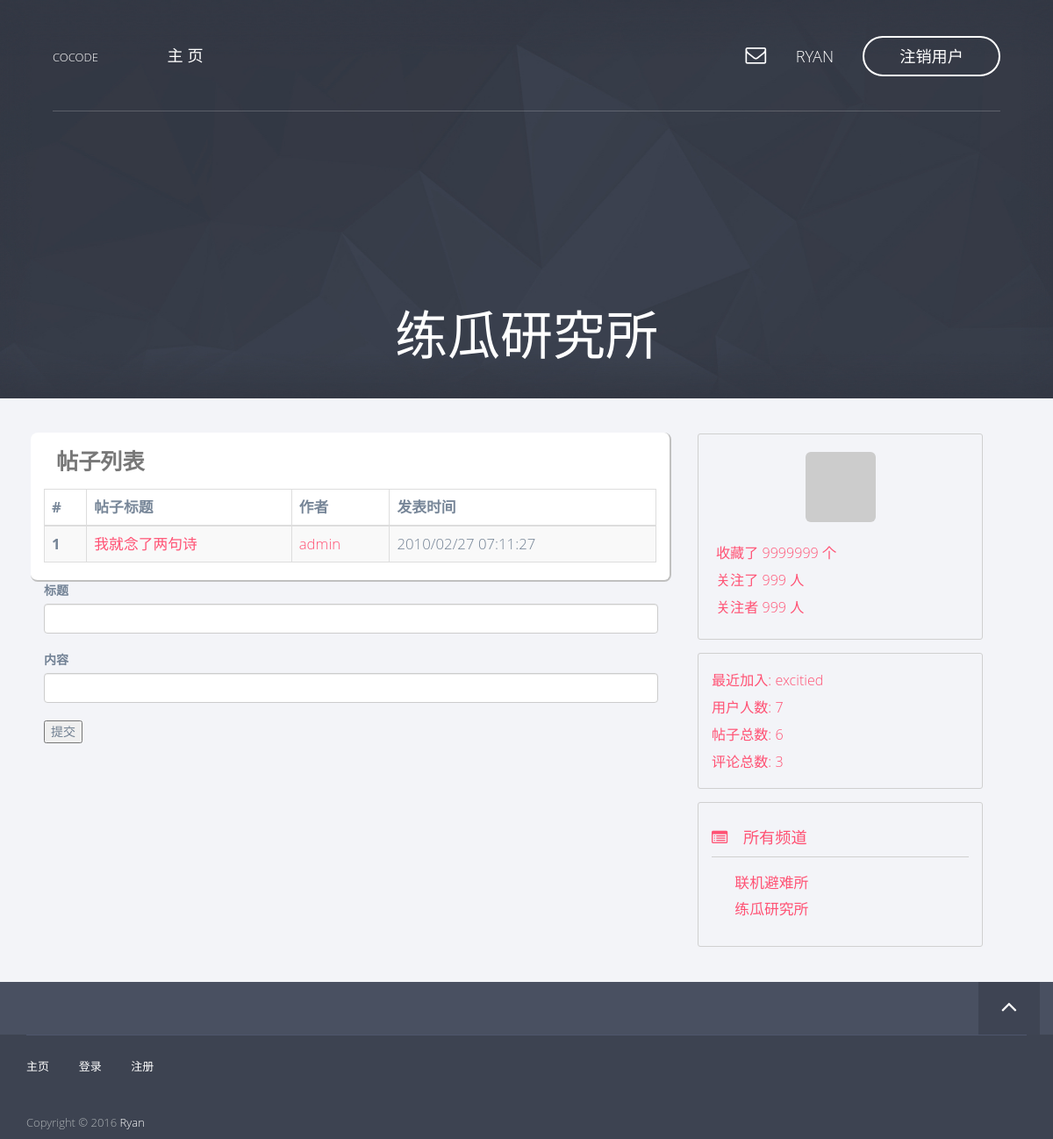
The app's page /channel/2 (signed in), older data.
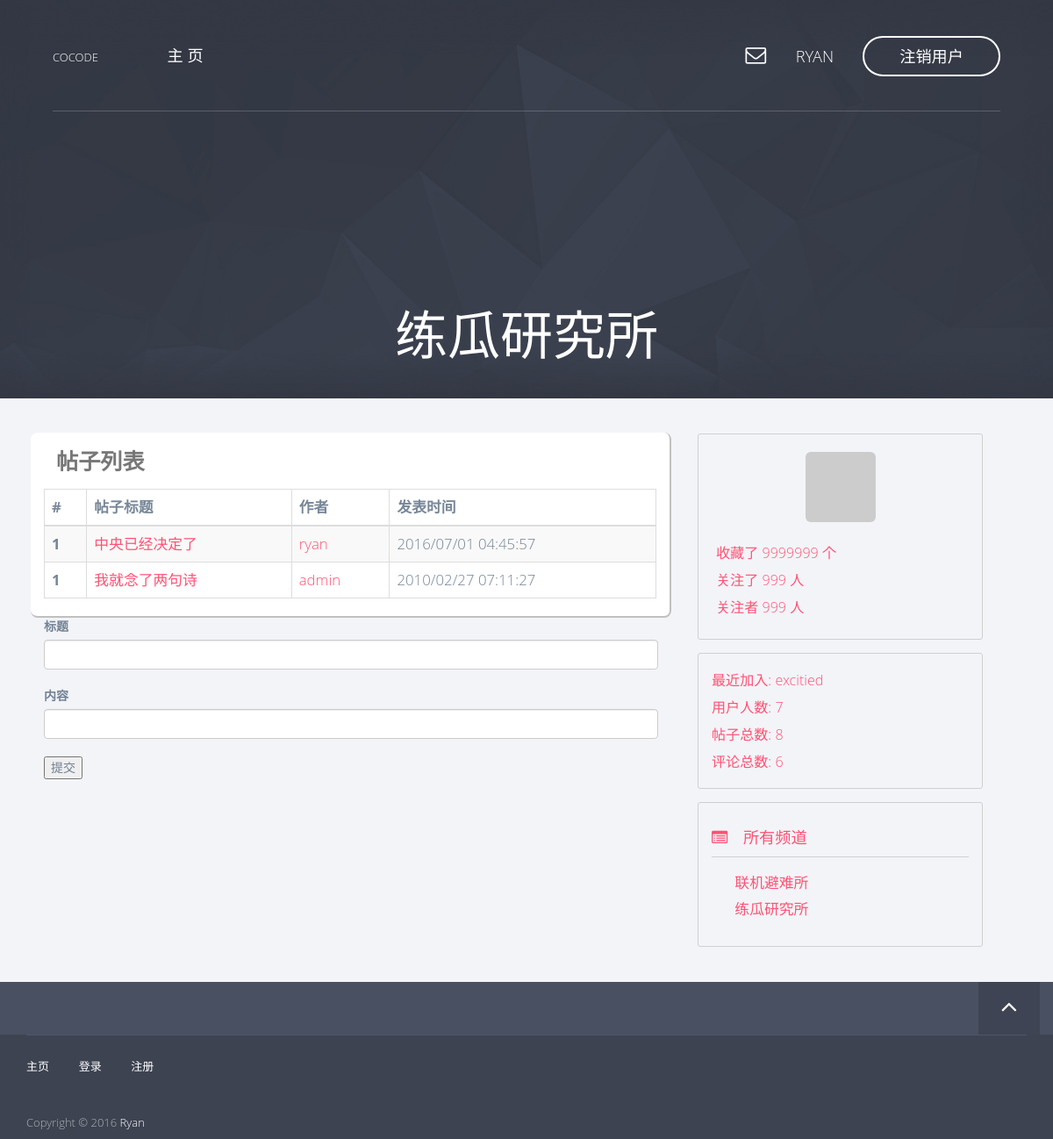
The same page, newer data.
### app/models/post.py (models this page shows, shortened)
class Post(db.Model, Model):
    __tablename__ = 'posts'
    id = db.Column(db.Integer, primary_key=True)
    title = db.Column(db.String())
    content = db.Column(db.String())
    created_time = db.Column(db.Integer, default=0)
    channel_id = db.Column(db.Integer, db.ForeignKey('channels.id'))
    user_id = db.Column(db.Integer, db.ForeignKey('users.id'))
    comments = db.relationship('Comment', backref='post')

### app/models/user.py (models this page shows, shortened)
class User(db.Model, Model):
    __tablename__ = 'users'
    id = db.Column(db.Integer, primary_key=True)
    username = db.Column(db.String(), unique=True)
    password_hash = db.Column(db.String())
    email = db.Column(db.String(), unique=True)
    avatar_hash = db.Column(db.String())
    created_time = db.Column(db.Integer, default=0)
    role_id = db.Column(db.Integer, db.ForeignKey('roles.id'))
    posts = db.relationship('Post', backref='author')
    comments = db.relationship('Comment', backref='author')
    @property
    def password(self):
        raise AttributeError('password is not readable')
    def is_admin(self):
        return self.role.permissions == 0xff
    def gravatar(self, size=100, default='identicon', rating='g'):
        from flask import request
        gravatar_url = 'secure.gravatar.com/avatar'
        if request.is_secure:
            url = 'https://' + gravatar_url
        else:
            url = 'http://' + gravatar_url
        hash = self.avatar_hash or md5(self.email.encode('utf-8')).hexdigest()
        return '{url}/{hash}?s={size}&d={default}&r={rating}'.format(url=url,
                                                                     hash=hash,
                                                                     size=size,
                                                                     default=default,
                                                                     rating=rating)

### app/models/channel.py (models this page shows, shortened)
class Channel(db.Model, Model):
    __tablename__ = 'channels'
    id = db.Column(db.Integer, primary_key=True)
    name = db.Column(db.String(), default=ChannelPermission.NORMAL[0])
    permission = db.Column(db.Integer)
    created_time = db.Column(db.Integer, default=0)
    posts = db.relationship('Post', backref='channel')
    def is_admin(self):
        return self.permission == ChannelPermission.ADMIN[0]

### app/views.py (the view)
@app.route('/channel/<int:id>')
def channel_view(id):
    channel = Channel.query.get(id)
    posts = channel.posts
    posts.sort(key=lambda p: p.created_time, reverse=True)
    return render_template('channel.html',
                           channel=channel,
                           posts=posts)

### app/context_processers.py (called while the page is built)
@app.context_processor
def current_user_processor():
    return dict(current_user=current_user())

@app.context_processor
def channel_processor():
    channels = Channel.query.all()
    permissions = [
        ChannelPermission.NORMAL,
        ChannelPermission.ADMIN,
    ]
    dic = {
        'channels': channels,
        'permissions': permissions,
    }
    return dict(**dic)

@app.context_processor
def user_processor():
    user_count = User.query.count()
    new_user = User.query.order_by(User.created_time.desc()).first()
    return dict(new_user=new_user,
                user_count=user_count)

@app.context_processor
def post_processor():
    post_count = Post.query.count()
    return dict(post_count=post_count)

@app.context_processor
def comment_processor():
    comment_count = Comment.query.count()
    return dict(comment_count=comment_count)

### app/filters.py (called while the page is built)
@app.template_filter('format_time')
def format_time(timestamp):
    format = '%Y/%m/%d %H:%M:%S'
    t = time.localtime(timestamp)
    ft = time.strftime(format, t)
    return ft

### app/models/user.py (called while the page is built)
def current_user():
    id = session.get('user_key', None)
    user = None
    if id is not None:
        user = User.query.get(id)
    return user

### app/templates/channel.html (shortened to what this page needs)
{% extends 'base8-4.html' %}
{% block page_content %}
    <div class="col-md-12 post-table">
        <table class="table table-striped table-hover table-bordered">
            <caption>帖子列表</caption>
            <thead>
                <tr>
                    <th>#</th>
                    <th>帖子标题</th>
                    <th>作者</th>
                    <th>发表时间</th>
                </tr>
            </thead>
            <tbody>
                {% for p in posts %}
                <tr>
                    <th>1</th>
                    <td><a href="/post/{{ p.id }}">{{ p.title }}</a></td>
                    <td><a href="/profile/{{ p.author.username }}">{{ p.author.username }}</a></td>
                    <td>{{ p.created_time | format_time }}</td>
                </tr>
                {% endfor %}
            </tbody>
        </table>
    </div>
        <div class="col-md-12">
        {% if current_user is not none %}
        <form class="pure-form" action="{{ channel.id }}/add_post" method="POST">
            <label for="title">标题</label>
            <br>
            <input name="title" class="form-control" />
            <br>
            <label for="content">内容</label>
            <br>
            <input name="content" class="form-control" />
            <br>
            <button class="pure-button pure-button-primary">提交</button>
        </form>
        {% endif %}
    </div>
{% endblock %}
{% block header %}
    <div class="hero-content text-center">
        <h1>{{ channel.name }}</h1>
    </div>
{% endblock %}

### app/templates/_bbs_info.html
<div class="col-md-10 forum-info">
    <div class="forum-info-item">最近加入: <a href="/profile/{{ new_user.username }}">{{ new_user.username }}</a></div>
    <div class="forum-info-item">用户人数: {{ user_count }}</div>
    <div class="forum-info-item">帖子总数: {{ post_count }} </div>
    <div class="forum-info-item">评论总数: {{ comment_count }} </div>
</div>

### app/templates/_channels.html (shortened to what this page needs)
<div class="col-md-10 channel-list">
    <div class="channel-list-caption">
        <i class="fa fa-list-alt"></i> 所有频道
    </div>
    <div class="channel-list-items">
        {% for c in channels %}
        {% if not c.is_admin() %}
            <div class="channel-list-item">
                <a href="/channel/{{ c.id }}">{{ c.name }}</a>
            </div>
        {% endif %}
        {% endfor %}
    </div>
</div>

Row changes from the older to the newer data that the page shows:
added Post: title "中央已经决定了", author.username "ryan", created_time "2016/07/01 04:45:57"
Text that changed along with them:
{{ post_count }}: "6" → "8"
{{ comment_count }}: "3" → "6"
